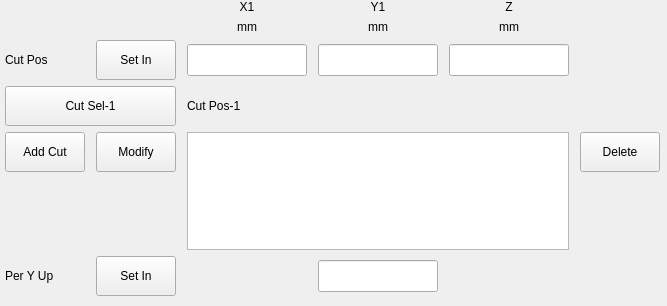
         <widget class="QWidget" name="scrollAreaWidgetContents_2">
          <property name="geometry">
           <rect>
            <x>0</x>
            <y>0</y>
            <width>667</width>
            <height>306</height>
           </rect>
          </property>
          <layout class="QGridLayout" name="gridLayout_3">
           <property name="leftMargin">
            <number>0</number>
           </property>
           <property name="topMargin">
            <number>0</number>
           </property>
           <property name="rightMargin">
            <number>0</number>
           </property>
           <property name="bottomMargin">
            <number>10</number>
           </property>
           <item row="0" column="3">
            <widget class="QLabel" name="pIX1Label_3">
             <property name="text">
              <string>X1</string>
             </property>
             <property name="alignment">
              <set>Qt::AlignCenter</set>
             </property>
            </widget>
           </item>
           <item row="1" column="3">
            <widget class="QLabel" name="pIX1mmLabel_3">
             <property name="text">
              <string>mm</string>
             </property>
             <property name="alignment">
              <set>Qt::AlignCenter</set>
             </property>
            </widget>
           </item>
           <item row="3" column="1">
            <widget class="QLabel" name="label_9">
             <property name="text">
              <string>Cut Pos</string>
             </property>
            </widget>
           </item>
           <item row="3" column="2">
            <widget class="QPushButton" name="cutPosSetIn">
             <property name="minimumSize">
              <size>
               <width>80</width>
               <height>40</height>
              </size>
             </property>
             <property name="maximumSize">
              <size>
               <width>80</width>
               <height>16777215</height>
              </size>
             </property>
             <property name="text">
              <string>Set In</string>
             </property>
            </widget>
           </item>
           <item row="3" column="3">
            <widget class="ICLineEditWithVirtualNumericKeypad" name="cutOutletPosX1">
             <property name="minimumSize">
              <size>
               <width>0</width>
               <height>32</height>
              </size>
             </property>
             <property name="maximumSize">
              <size>
               <width>120</width>
               <height>16777215</height>
              </size>
             </property>
            </widget>
           </item>
           <item row="3" column="4">
            <widget class="ICLineEditWithVirtualNumericKeypad" name="cutOutletPosY1">
             <property name="minimumSize">
              <size>
               <width>0</width>
               <height>32</height>
              </size>
             </property>
             <property name="maximumSize">
              <size>
               <width>120</width>
               <height>16777215</height>
              </size>
             </property>
            </widget>
           </item>
           <item row="3" column="5">
            <widget class="ICLineEditWithVirtualNumericKeypad" name="cutOutletPosZ">
             <property name="minimumSize">
              <size>
               <width>0</width>
               <height>32</height>
              </size>
             </property>
             <property name="maximumSize">
              <size>
               <width>120</width>
               <height>16777215</height>
              </size>
             </property>
            </widget>
           </item>
           <item row="0" column="4">
            <widget class="QLabel" name="pIY1Label_3">
             <property name="text">
              <string>Y1</string>
             </property>
             <property name="alignment">
              <set>Qt::AlignCenter</set>
             </property>
            </widget>
           </item>
           <item row="1" column="4">
            <widget class="QLabel" name="pIY1mmLabel_3">
             <property name="text">
              <string>mm</string>
             </property>
             <property name="alignment">
              <set>Qt::AlignCenter</set>
             </property>
            </widget>
           </item>
           <item row="0" column="5">
            <widget class="QLabel" name="label_6">
             <property name="text">
              <string>Z</string>
             </property>
             <property name="alignment">
              <set>Qt::AlignCenter</set>
             </property>
            </widget>
           </item>
           <item row="1" column="5">
            <widget class="QLabel" name="label_12">
             <property name="text">
              <string>mm</string>
             </property>
             <property name="alignment">
              <set>Qt::AlignCenter</set>
             </property>
            </widget>
           </item>
           <item row="4" column="1" colspan="2">
            <widget class="QPushButton" name="cutFSel">
             <property name="minimumSize">
              <size>
               <width>0</width>
               <height>40</height>
              </size>
             </property>
             <property name="text">
              <string>Cut Sel-1</string>
             </property>
            </widget>
           </item>
           <item row="5" column="1">
            <widget class="QPushButton" name="addCut">
             <property name="minimumSize">
              <size>
               <width>80</width>
               <height>40</height>
              </size>
             </property>
             <property name="maximumSize">
              <size>
               <width>80</width>
               <height>16777215</height>
              </size>
             </property>
             <property name="text">
              <string>Add Cut</string>
             </property>
            </widget>
           </item>
           <item row="5" column="2">
            <widget class="QPushButton" name="modifyCut">
             <property name="minimumSize">
              <size>
               <width>80</width>
               <height>40</height>
              </size>
             </property>
             <property name="maximumSize">
              <size>
               <width>80</width>
               <height>16777215</height>
              </size>
             </property>
             <property name="text">
              <string>Modify</string>
             </property>
            </widget>
           </item>
           <item row="7" column="2">
            <widget class="QPushButton" name="cutPYUSetIn">
             <property name="minimumSize">
              <size>
               <width>80</width>
               <height>40</height>
              </size>
             </property>
             <property name="maximumSize">
              <size>
               <width>80</width>
               <height>16777215</height>
              </size>
             </property>
             <property name="text">
              <string>Set In</string>
             </property>
            </widget>
           </item>
           <item row="5" column="6">
            <widget class="QPushButton" name="deleteCut">
             <property name="minimumSize">
              <size>
               <width>80</width>
               <height>40</height>
              </size>
             </property>
             <property name="maximumSize">
              <size>
               <width>80</width>
               <height>16777215</height>
              </size>
             </property>
             <property name="text">
              <string>Delete</string>
             </property>
            </widget>
           </item>
           <item row="4" column="3">
            <widget class="QLabel" name="cutFInfo">
             <property name="text">
              <string>Cut Pos-1</string>
             </property>
            </widget>
           </item>
           <item row="5" column="3" rowspan="2" colspan="3">
            <widget class="QListWidget" name="cutPosView"/>
           </item>
           <item row="8" column="2">
            <spacer name="verticalSpacer_3">
             <property name="orientation">
              <enum>Qt::Vertical</enum>
             </property>
             <property name="sizeHint" stdset="0">
              <size>
               <width>20</width>
               <height>40</height>
              </size>
             </property>
            </spacer>
           </item>
           <item row="7" column="1">
            <widget class="QLabel" name="label_13">
             <property name="text">
              <string>Per Y Up</string>
             </property>
            </widget>
           </item>
           <item row="7" column="4">
            <widget class="ICLineEditWithVirtualNumericKeypad" name="cutOutletPYU">
             <property name="minimumSize">
              <size>
               <width>0</width>
               <height>32</height>
              </size>
             </property>
             <property name="maximumSize">
              <size>
               <width>120</width>
               <height>16777215</height>
              </size>
             </property>
            </widget>
           </item>
          </layout>
         </widget>
